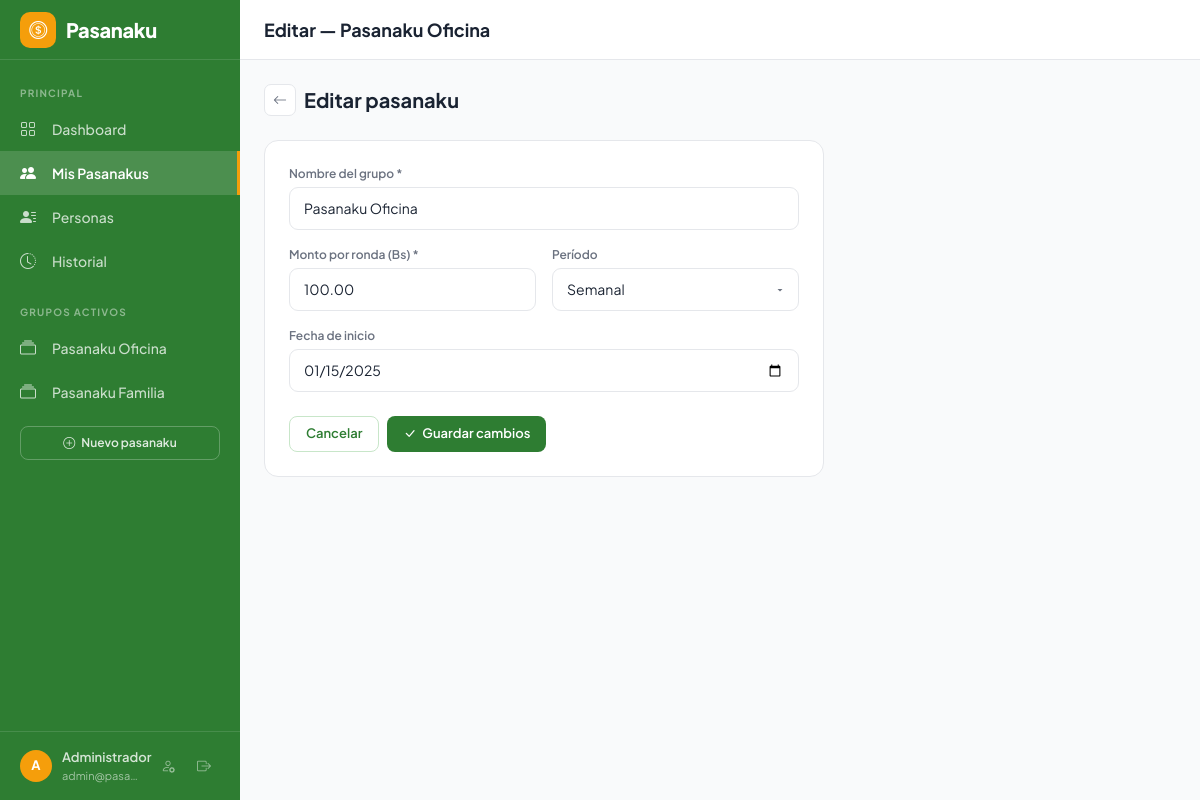
The page /?page=pasanaku&action=edit&id=1 (signed in) on the database its author committed.
### tables this page shows
CREATE TABLE IF NOT EXISTS `pasanakus` (
  `id`                  INT PRIMARY KEY AUTO_INCREMENT,
  `nombre`              VARCHAR(255) NOT NULL,
  `monto_contribucion`  DECIMAL(10,2) NOT NULL,
  `periodo`             ENUM('semanal','quincenal','mensual') NOT NULL DEFAULT 'mensual',
  `fecha_inicio`        DATE NOT NULL,
  `estado`              ENUM('activo','finalizado') NOT NULL DEFAULT 'activo',
  `created_at`          TIMESTAMP DEFAULT CURRENT_TIMESTAMP
);

### controllers/PasanakuController.php (called while the page is built, shortened)
<?php
require_once __DIR__ . '/../models/Pasanaku.php';
class PasanakuController {
    public static function edit(): void {
        $id = (int)($_GET['id'] ?? 0);
        $pasanaku = Pasanaku::find($id);
        require __DIR__ . '/../views/pasanaku/edit.php';
    }
}

### config/database.php (called while the page is built, shortened)
<?php
function getDB(): PDO {
    static $pdo = null;
    if ($pdo === null) {
        $dsn = 'mysql:host=' . DB_HOST . ';dbname=' . DB_NAME . ';charset=' . DB_CHARSET;
        $pdo = new PDO($dsn, DB_USER, DB_PASS, [
            PDO::ATTR_ERRMODE            => PDO::ERRMODE_EXCEPTION,
            PDO::ATTR_DEFAULT_FETCH_MODE => PDO::FETCH_ASSOC,
            PDO::ATTR_EMULATE_PREPARES   => false,
        ]);
    }
    return $pdo;
}

### models/Pasanaku.php (called while the page is built, shortened)
<?php
require_once __DIR__ . '/../config/database.php';
class Pasanaku {
    public static function activos(): array {
        return getDB()->query('SELECT * FROM pasanakus WHERE estado = "activo" ORDER BY created_at DESC')->fetchAll();
    }
    public static function find(int $id): array|false {
        $stmt = getDB()->prepare('SELECT * FROM pasanakus WHERE id = ? LIMIT 1');
        $stmt->execute([$id]);
        return $stmt->fetch();
    }
}

### views/pasanaku/edit.php (the view, shortened to what this page needs)
<?php
$pageTitle = 'Editar — ' . htmlspecialchars($pasanaku['nombre']);
require __DIR__ . '/../layout/header.php';
?>
<div class="d-flex align-items-center gap-2 mb-4">
  <a href="?page=pasanaku&action=detail&id=<?= $pasanaku['id'] ?>" class="btn-icon">
    <i class="bi bi-arrow-left"></i>
  </a>
  <h5 class="mb-0 fw-bold">Editar pasanaku</h5>
</div>
<div class="form-card">
  <form method="POST" action="?page=pasanaku&action=update">
    <div class="mb-3">
      <label class="form-label-sm">Nombre del grupo *</label>
      <input class="form-control-pk" type="text" name="nombre"
        value="<?= htmlspecialchars($_POST['nombre'] ?? $pasanaku['nombre']) ?>" required>
    </div>
    <div class="row g-3 mb-3">
      <div class="col-6">
        <label class="form-label-sm">Monto por ronda (Bs) *</label>
        <input class="form-control-pk" type="number" name="monto" min="1" step="0.01"
          value="<?= htmlspecialchars($_POST['monto'] ?? $pasanaku['monto_contribucion']) ?>" required>
      </div>
      <div class="col-6">
        <label class="form-label-sm">Período</label>
        <select class="form-control-pk" name="periodo">
          <?php foreach (['semanal','quincenal','mensual'] as $p): ?>
          <option value="<?= $p ?>" <?= ($pasanaku['periodo'] === $p) ? 'selected' : '' ?>>
            <?= ucfirst($p) ?>
          </option>
          <?php endforeach; ?>
        </select>
      </div>
    </div>
    <div class="mb-4">
      <label class="form-label-sm">Fecha de inicio</label>
      <input class="form-control-pk" type="date" name="fecha_inicio"
        value="<?= htmlspecialchars($_POST['fecha_inicio'] ?? $pasanaku['fecha_inicio']) ?>">
    </div>
    <div class="d-flex gap-2">
      <a href="?page=pasanaku&action=detail&id=<?= $pasanaku['id'] ?>" class="btn-pk-outline">Cancelar</a>
      <button class="btn-pk-primary" type="submit">
        <i class="bi bi-check-lg"></i> Guardar cambios
      </button>
    </div>
  </form>
</div>
<?php require __DIR__ . '/../layout/footer.php'; ?>

### views/layout/header.php (shortened to what this page needs)
<!DOCTYPE html>
<html lang="es">
<head>
  <link href="https://cdn.jsdelivr.net/npm/bootstrap@5.3.3/dist/css/bootstrap.min.css" rel="stylesheet">
  <link href="https://cdn.jsdelivr.net/npm/bootstrap-icons@1.11.3/font/bootstrap-icons.min.css" rel="stylesheet">
  <link href="<?= BASE_URL ?>assets/css/app.css?v=<?= @filemtime(__DIR__ . '/../../assets/css/app.css') ?>" rel="stylesheet">
</head>
<body>
<?php
$currentPage   = $_GET['page']   ?? 'dashboard';
$currentAction = $_GET['action'] ?? 'index';
$currentPkId   = $_GET['id']     ?? null;
$adminNombre   = $_SESSION['admin_nombre'] ?? 'Admin';
$adminEmail    = $_SESSION['admin_email']  ?? '';
function initials(string $name): string {
  $parts = explode(' ', trim($name));
  $ini = '';
  foreach (array_slice($parts, 0, 2) as $p) { $ini .= mb_strtoupper(mb_substr($p, 0, 1)); }
  return $ini ?: '?';
}
?>
<div class="app-shell">
  <nav class="sidebar">
    <div class="sidebar-brand">
      <div class="brand-name">
        <div class="brand-icon"><i class="bi bi-coin"></i></div>
        Pasanaku
      </div>
    </div>
    <div class="sidebar-nav">
      <div class="nav-section-label">Principal</div>
      <a href="?page=dashboard" class="nav-item-btn <?= $currentPage === 'dashboard' ? 'active' : '' ?>">
        <i class="bi bi-grid"></i> Dashboard
      </a>
      <a href="?page=pasanaku" class="nav-item-btn <?= ($currentPage === 'pasanaku' && $currentAction !== 'detail') ? 'active' : '' ?>">
        <i class="bi bi-people-fill"></i> Mis Pasanakus
      </a>
      <a href="?page=personas" class="nav-item-btn <?= $currentPage === 'personas' ? 'active' : '' ?>">
        <i class="bi bi-person-lines-fill"></i> Personas
      </a>
      <a href="?page=historial" class="nav-item-btn <?= $currentPage === 'historial' ? 'active' : '' ?>">
        <i class="bi bi-clock-history"></i> Historial
      </a>
      <?php
      require_once __DIR__ . '/../../models/Pasanaku.php';
      $navPasanakus = Pasanaku::activos();
      if ($navPasanakus):
      ?>
      <div class="nav-section-label" style="margin-top:8px">Grupos activos</div>
      <?php foreach ($navPasanakus as $navPk): ?>
      <a href="?page=pasanaku&action=detail&id=<?= $navPk['id'] ?>"
        class="nav-item-btn <?= ($currentPage === 'pasanaku' && $currentAction === 'detail' && (int)$currentPkId === $navPk['id']) ? 'active' : '' ?>">
        <i class="bi bi-collection"></i>
        <span style="overflow:hidden;text-overflow:ellipsis;white-space:nowrap"><?= htmlspecialchars($navPk['nombre']) ?></span>
      </a>
      <?php endforeach; ?>
      <?php endif; ?>
      <div style="padding:12px 20px 0">
        <a href="?page=pasanaku&action=create" class="btn-pk-outline btn-pk-outline-sidebar w-100 justify-content-center" style="font-size:12px">
          <i class="bi bi-plus-circle"></i> Nuevo pasanaku
        </a>
      </div>
    </div>
    <div class="sidebar-footer">
      <div class="user-chip">
        <div class="user-avatar"><?= initials($adminNombre) ?></div>
        <div style="min-width:0">
          <div style="font-weight:600;font-size:13px"><?= htmlspecialchars($adminNombre) ?></div>
          <div style="font-size:11px;opacity:0.7;overflow:hidden;text-overflow:ellipsis;white-space:nowrap"><?= htmlspecialchars($adminEmail) ?></div>
        </div>
        <div class="d-flex gap-1 ms-auto">
          <a href="?page=perfil" class="btn-icon" style="background:transparent;border:none;color:rgba(255,255,255,0.5)" title="Perfil">
            <i class="bi bi-person-gear"></i>
          </a>
          <a href="?page=logout" class="btn-icon" style="background:transparent;border:none;color:rgba(255,255,255,0.5)" title="Cerrar sesión">
            <i class="bi bi-box-arrow-right"></i>
          </a>
        </div>
      </div>
    </div>
  </nav>
  <div class="main-content">
    <div class="topbar">
      <div class="topbar-title">
        <?= htmlspecialchars($pageTitle ?? 'Dashboard') ?>
      </div>
    </div>
    <div class="page-body screen-enter">

### rows shown on the page
pasanakus: nombre "Pasanaku Oficina", nombre "Editar — Pasanaku Oficina", monto "100.00", periodo "Semanal", fecha_inicio "01/15/2025"
pasanakus: nombre "Pasanaku Familia"

### other values the page prints
initials($adminNombre) "A"
$adminNombre "Administrador"
$adminEmail "admin@pasa…"
